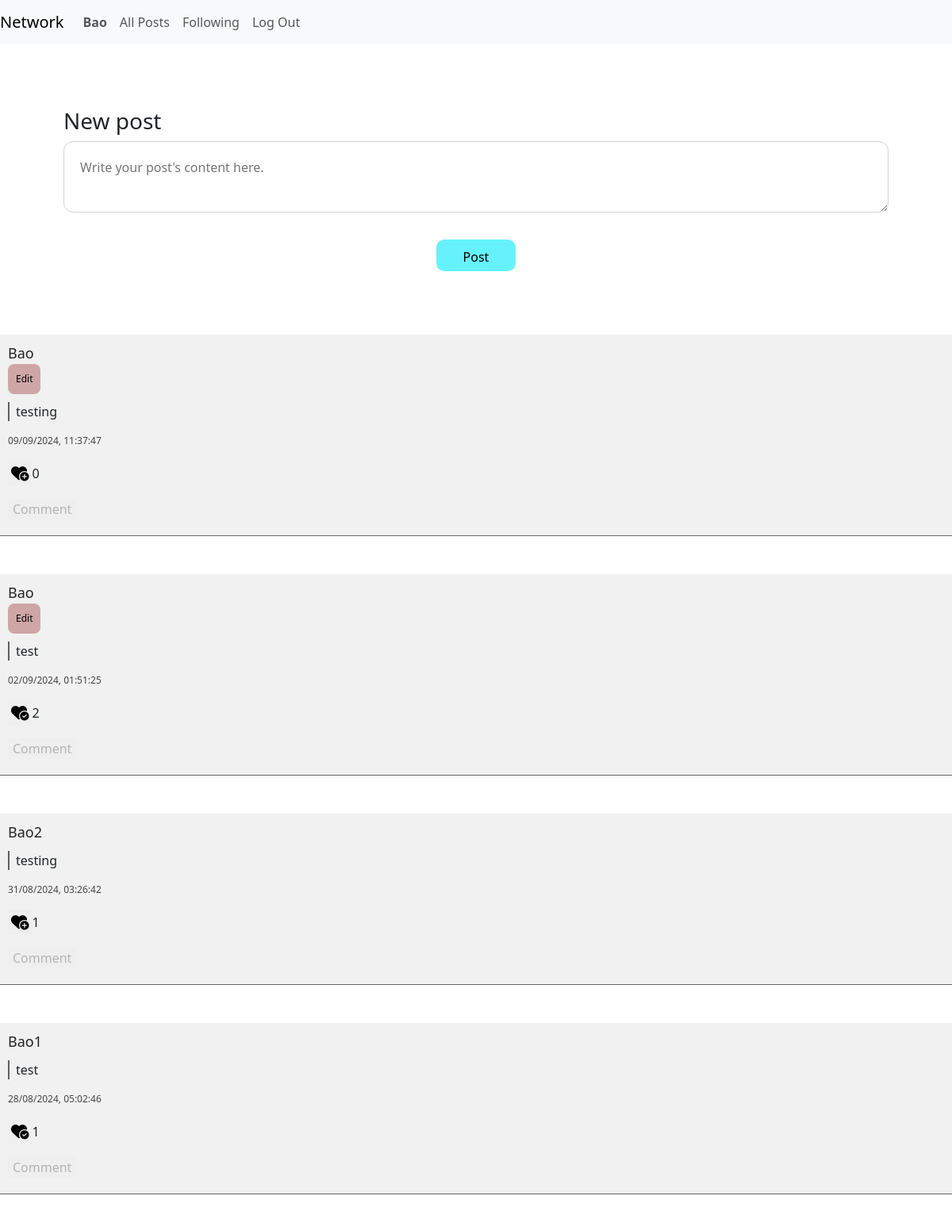
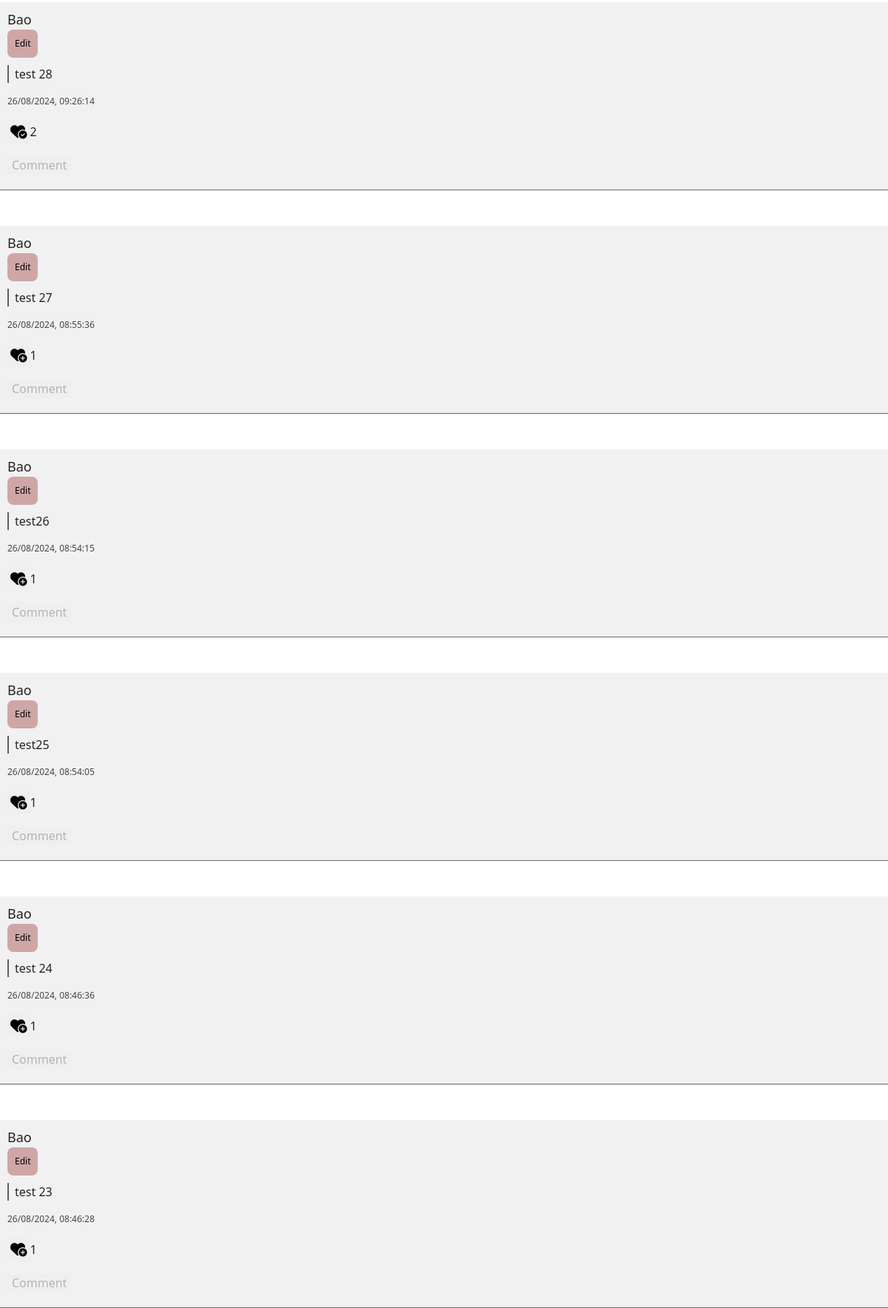
/ (signed in), run on the app's committed database (2 pictures, top to bottom).
### network/models.py (models this page shows, shortened)
class User(AbstractUser):
    following = models.ManyToManyField("User", blank=True, related_name="followers")
    def to_dict(self) -> dict:
        return {
            "id": self.id,
            "username": self.username,
            "email": self.email,
            "followers": self.followers.count(),
            "followings": self.following.count()
        }

class Post(models.Model):
    user = models.ForeignKey(User, on_delete=models.CASCADE, related_name="posts")
    content = models.TextField()
    datetime = models.DateTimeField(auto_now_add=True)
    likes = models.ManyToManyField(User, blank=True, related_name="posts_liked") # minimun value of this field is 0..
    def get_likes(self) -> int:
        return self.likes.count()
    def comment_count(self) -> int:
        return self.comments.count()
    def to_dict(self, user=None):
        return {
            "id": self.id,
            "user": self.user.to_dict(),
            "content": self.content,
            "datetime": self.datetime.strftime("%d/%m/%Y, %H:%M:%S"),
            "likes": self.get_likes(),
            "comments": self.comment_count(),
            "is_liked": self.likes.contains(user) if user else False
        }

### network/views.py (the view)
# urls.py: path("", views.index, name="index"),
@login_required(login_url="login")
def index(request):
    posts = [post.to_dict(user=request.user) for post in Post.objects.order_by("-datetime")[:10]]
    return render(request, "network/index.html", {
        "posts": posts
    })

### network/templates/network/index.html (shortened to what this page needs)
{% extends "network/layout.html" %}
{% load static %}
{% block body %}
    {% if user.is_authenticated %}
    <div class="newPost">
        <h3>New post</h3>
        <form id="postForm">
            <textarea id="userPostContent" autocomplete="of" placeholder="Write your post's content here."></textarea>
            <button type="submit">Post</button>
        </form>
    </div>
    {% endif %}
     <div class="posts">
        {% for post in posts %}
            <div class="post"  data-post_id="{{ post.id }}">
                <div class="postsContent">
                    <a class="nav-link link" href="{% url 'view_user' post.user.id %}"><p class="postUser">{{ post.user.username }}</p></a>
                    {% if user.id == post.user.id %}
                    <button class="editBtn">Edit</button>
                    {% endif %}
                    <p class="postContent">{{ post.content }}</p>
                    <p class="datetime"> {{ post.datetime }} </p>
                </div>
                <div class="postsBtn">
                    <div class="likesInfo">
                        <button class="likeBtn" data-post_id="{{ post.id }}">
                            {% if post.is_liked %}
                            <i class="fa-solid fa-heart-circle-check fa-lg"></i>
                            {% else %}
                            <i class="fa-solid fa-heart-circle-plus fa-lg"></i>
                            {% endif %}
                        </button>
                        <p class="likesDisplay">{{ post.likes }}</p>
                    </div>
                    <button class="commentBtn">Comment</button>
                </div>
            </div>
        {% endfor %}
     </div>
{% endblock %}

### network/templates/network/layout.html (shortened to what this page needs)
{% load static %}
<!DOCTYPE html>
<html lang="en">
    <head>
        <link href="https://cdn.jsdelivr.net/npm/bootstrap@5.3.3/dist/css/bootstrap.min.css" rel="stylesheet">
        {% block style %}<link href="{% static 'network/styles.css' %}" rel="stylesheet">{% endblock %}
    </head>
    <body>
        <nav class="navbar navbar-expand-lg navbar-light bg-light">
            <a class="navbar-brand" href="{% url 'index' %}">Network</a>
            <div>
              <ul class="navbar-nav mr-auto">
                {% if user.is_authenticated %}
                    <li class="nav-item">
                        <a class="nav-link" href="{% url 'view_user' user.id %}"><strong>{{ user.username }}</strong></a>
                    </li>
                {% endif %}
                <li class="nav-item">
                  <a class="nav-link" href="{% url 'index' %}">All Posts</a>
                </li>
                {% if user.is_authenticated %}
                    <li class="nav-item">
                        <a class="nav-link" href="{% url 'following' %}">Following</a>
                    </li>
                    <li class="nav-item">
                        <a class="nav-link" href="{% url 'logout' %}">Log Out</a>
                    </li>
                {% endif %}
              </ul>
            </div>
          </nav>
        <div class="body">
            {% block body %}
            {% endblock %}
        </div>
    </body>
</html>

### network/static/network/styles.css (style rules this page uses)
body { margin: 0; }
.newPost { margin: 40px; padding: 40px; }
#postForm { display: flex; flex-direction: column; row-gap: 1.5rem; }
#userPostContent { padding: 20px; border: 1px solid #d3d3d3; border-radius: 12px; transition: 0.25s, 0.5s background-color ease-in-out; }
#postForm > button { width: 100px; height: 40px; padding: 10px; margin-top: 10px; border: none; border-radius: 10px; background-color: #66f2fc; margin-left: auto; margin-right: auto; transition: 0.25s, 0.5s background-color ease-in-out; vertical-align: middle; }
.posts { display: flex; flex-direction: column; row-gap: 3rem; }
.post { border-bottom: 1px solid rgb(104, 103, 103); padding: 10px; background-color: #f1f1f1; transition: 0.5s; }
.postUser { font-size: 18px; font-weight: 500; width: fit-content; color: rgb(34, 34, 34); margin-bottom: 0; transition: 0.5s ease-in-out; }
.editBtn { font-size: 12px; border: none; background-color: #cfa6a6; padding: 10px; border-radius: 8px; transition: 0.25s, 0.5s background-color ease-in-out; }
.postContent { margin-top: 10px; margin-left: 0; border-left: 2px solid rgb(95, 95, 95); padding-left: 8px; }
.datetime { font-size: 12px; color: rgb(70, 70, 70); }
.postsBtn { display: flex; flex-direction: column; row-gap: 1rem; justify-content: left; }
.likeBtn { width: fit-content; border: none; padding: 4px; }
.commentBtn { width: fit-content; border: none; color: rgba(151, 151, 151, 0.671); margin-right: auto; margin-bottom: 10px; transition: 0.5s; }
.likesDisplay { margin: 0; font-size: 16px; font-weight: 500; height: fit-content; }
.likesInfo { display: flex; flex-wrap: wrap; width: fit-content; margin-right: auto; align-items: baseline; }
.link { width: fit-content; }

### data on the page
User: username "Bao", user.username "Bao" "Bao" "Bao" "Bao" "Bao" "Bao" "Bao" "Bao"
Post: content "testing"
Post: content "test"
User: user.username "Bao2"
Post: content "testing"
User: user.username "Bao1"
Post: content "test"
Post: content "test 28"
Post: content "test 27"
Post: content "test26"
Post: content "test25"
Post: content "test 24"
Post: content "test 23"

### other printed values
{{ post.datetime }} "09/09/2024, 11:37:47" "02/09/2024, 01:51:25" "31/08/2024, 03:26:42" "28/08/2024, 05:02:46" "26/08/2024, 09:26:14" "26/08/2024, 08:55:36" "26/08/2024, 08:54:15" "26/08/2024, 08:54:05" "26/08/2024, 08:46:36" "26/08/2024, 08:46:28"
{{ post.likes }} "0" "2" "1" "1" "2" "1" "1" "1" "1" "1"
